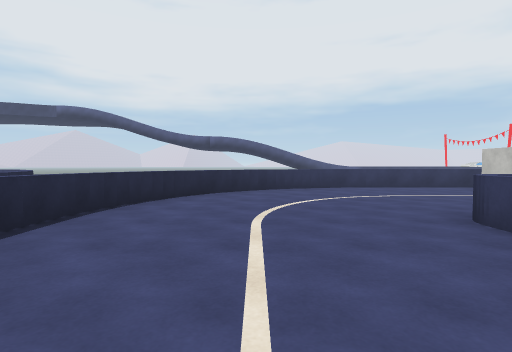
view 1 (above)

15 first-person views from a walk through a 3-D level made in the Unity game engine. The camera is 1.2 m above the floor, tilts 2° down and sees 80° across. The floor is counted in squares, 2 m on a side. Each view is taken from the middle of a square. On the plan, view 1 faces up. The plan holds only what a view shows up to about 9 squares ahead; the rest is blank. The place goes on beyond the plan. Surface patterns are stand-ins for the level's own textures.

view 2
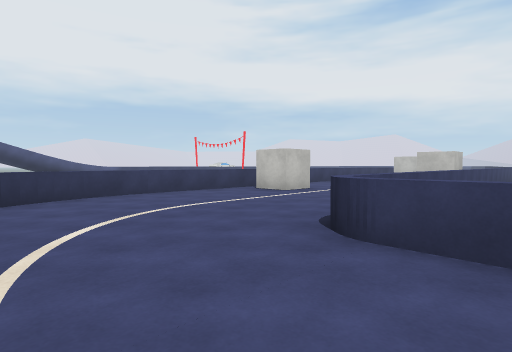

view 3
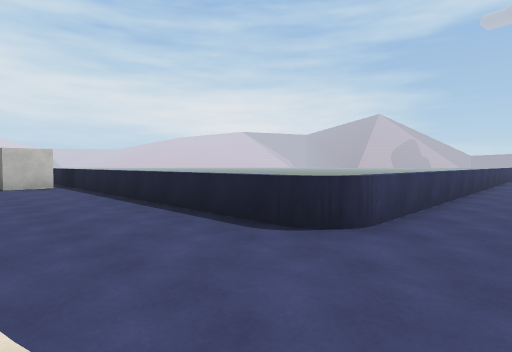

view 4
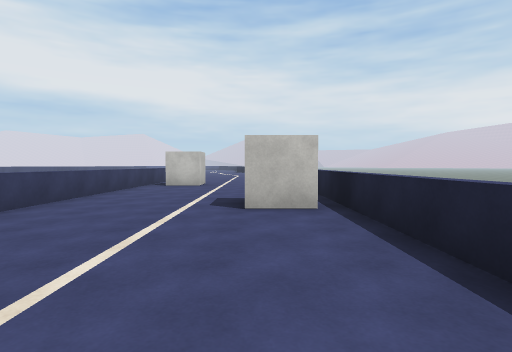

view 5
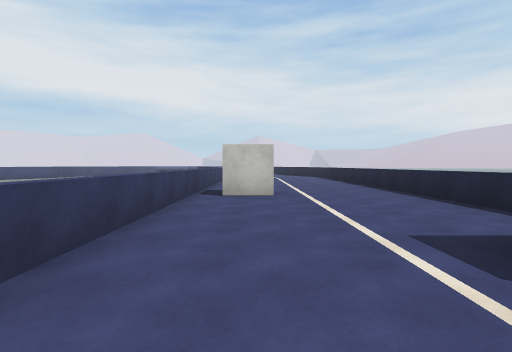

view 6
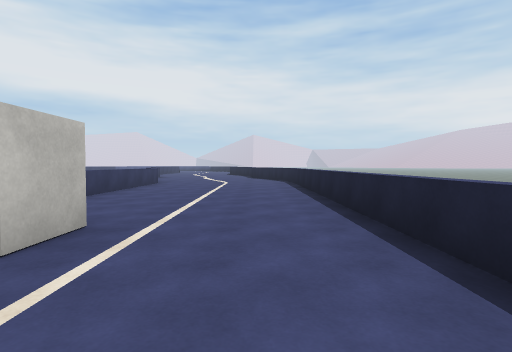

view 7
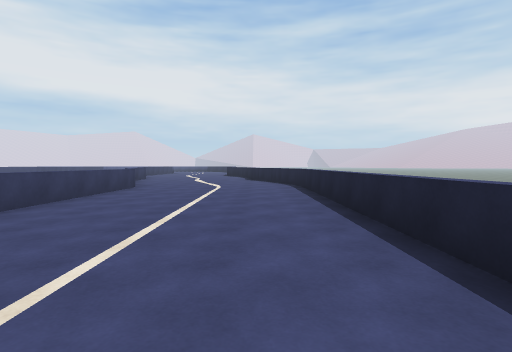

view 8
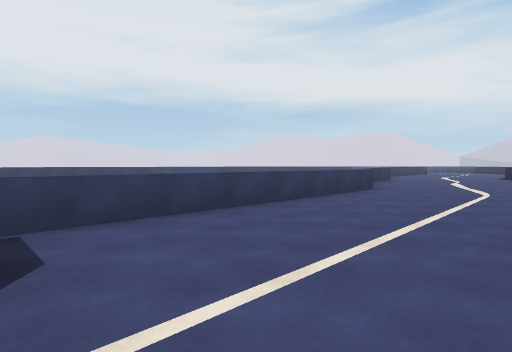

view 9
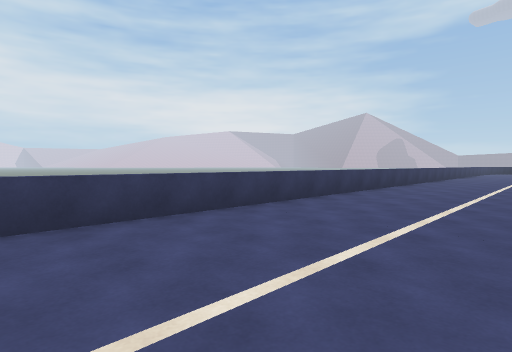

view 10
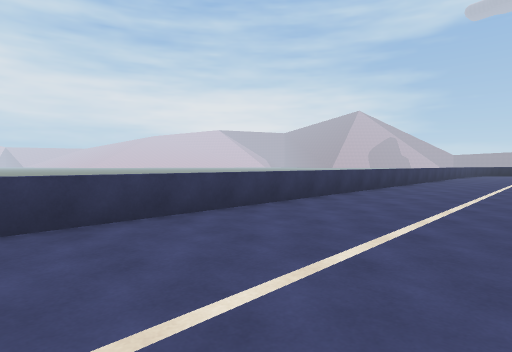

view 11
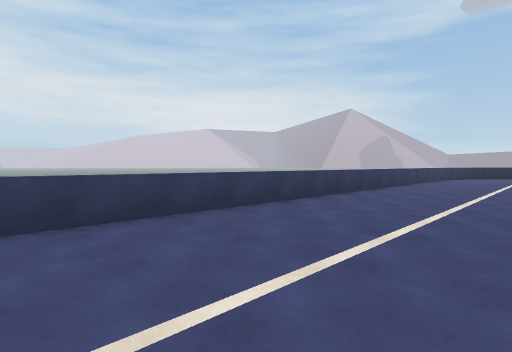

view 12
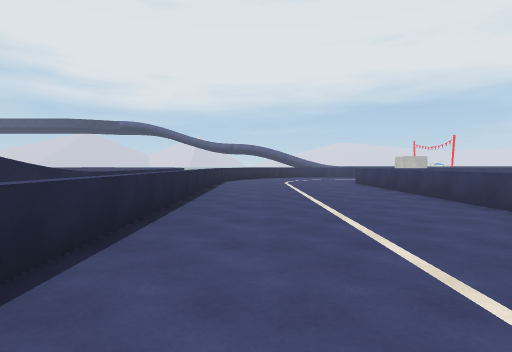

view 13
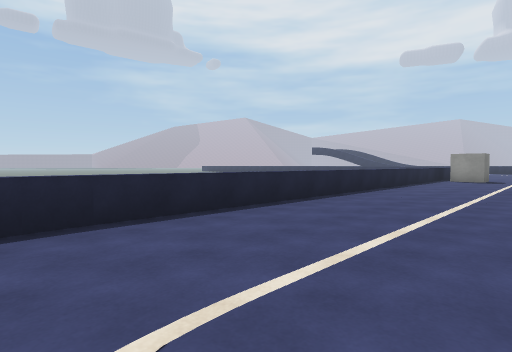

view 14
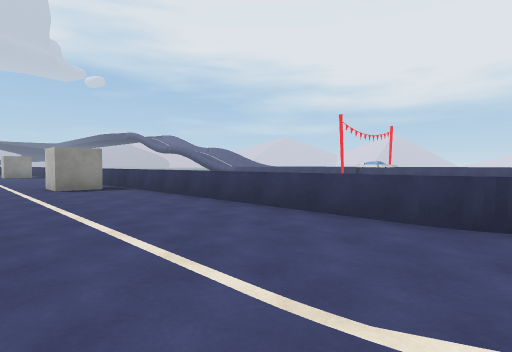

view 15
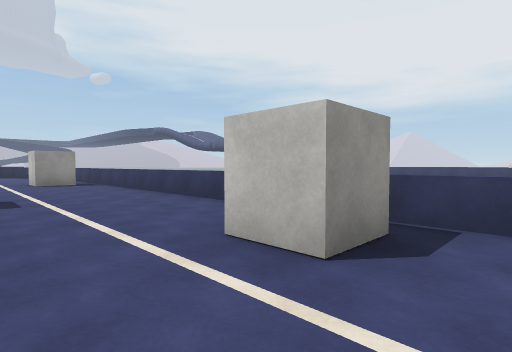

### Floor plan
Key: @ floor where view 1 was taken; # wall or solid block; . floor; = window, fence, low wall or low ledge; ^ raised ledge; C cube.
Columns run from 4 left of view 1 to 24 right of it. Each row starts with its distance up from view 1.
  9                             #
  8     #===^^CC^^^^^^^CC^^^^^^^=
  7    ^#.....C........CC........
  6 # ##.........................
  5 # =...........CC.............
  4   =....=======#C===========.=
  3   =...=#
  2 # ^...=
  1 # ^...=
  0 # ^.@.=
 -1 # ^...=
 -2 # ^...=
 -3 # ^...=
 -4 ^ ^...=
 -5   ^...=
 -6   ^...=
 -7    ...=
 -8    ...=
 -9    ...=
-10    ...=
-11    ...=
-12    ...=
-13    ...=
-14    ...=
-15     ..=
-16     ..=

Positions as (right, up) in squares from view 1, and headings:
1: (0, 0), facing up
2: (0, 2), facing up-right
3: (1, 6), facing down-right
4: (6, 5), facing right
5: (9, 7), facing right
6: (13, 5), facing right
7: (15, 5), facing right
8: (16, 5), facing up-right
9: (-1, 1), facing down-right
10: (-1, -4), facing down-right
11: (-1, -9), facing down-right
12: (-1, -7), facing up
13: (24, 7), facing down-left
14: (24, 5), facing up-left
15: (17, 5), facing up-left
